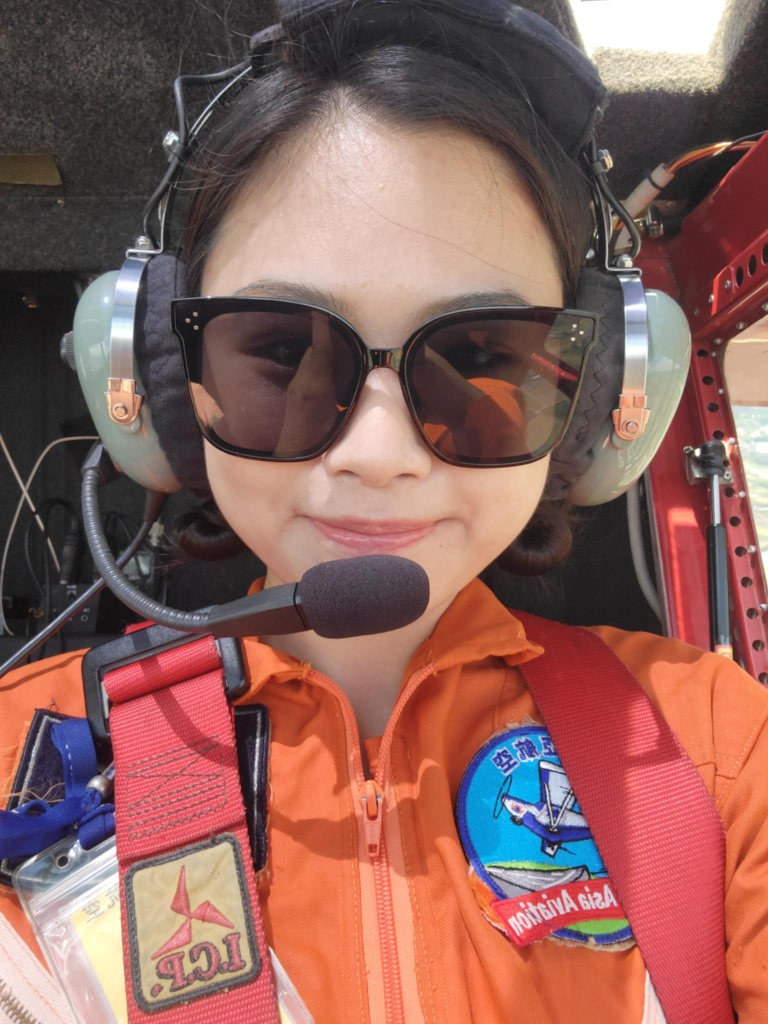
#> input picture r13945031_hw1/origin.jpg, 1536 x 2048 px (shown at 1/2 size)
$ python ex1.py
#> lines starting #> are read from the running program, lines starting #| are printed output that depends on the picture
import cv2
import numpy as np
import matplotlib.pyplot as plt
import os

# Function to scale image using bilinear and bicubic interpolation
def scale_image(image, scale_factor, interpolation_method):
    scaled_image = cv2.resize(image, None, fx=scale_factor, fy=scale_factor, interpolation=interpolation_method)
    return scaled_image

# Load the selfie image (ensure the size is at least 512x512 pixels)
image = cv2.imread('../origin.jpg')
#> image is the input picture: shape (2048, 1536, 3); mean B, G, R 91.2, 97.6, 140.4
image = cv2.cvtColor(image, cv2.COLOR_BGR2RGB)  # Convert to RGB for display in matplotlib

# Scale factors
shrink_factor = 0.12
zoom_factor = 7

# Step 1: Shrink the image
bilinear_shrunk = scale_image(image, shrink_factor, cv2.INTER_LINEAR)
#> in scale_image, `scaled_image = cv2.resize(image, None, fx=scale_factor, fy=scale_facto..`:
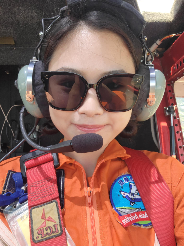
#> scaled_image: shape (246, 184, 3); mean R, G, B 140.3, 97.5, 91.1
bicubic_shrunk = scale_image(image, shrink_factor, cv2.INTER_CUBIC)

# Step 2: Zoom the shrunk image
bilinear_zoomed = scale_image(bilinear_shrunk, zoom_factor, cv2.INTER_LINEAR)
#> call 3 of scale_image, with scale_factor = 7, interpolation_method = 1
#> in scale_image (call 3), `scaled_image = cv2.resize(image, None, fx=scale_factor, fy=scale_facto..`:
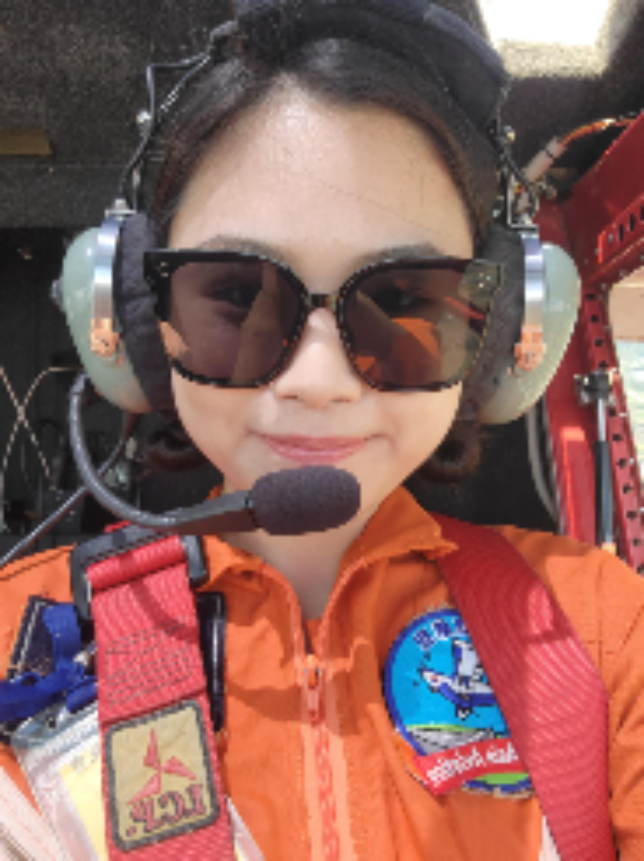
#> scaled_image: shape (1722, 1288, 3) (shown at 1/2 size); mean R, G, B 140.2, 97.4, 91
bicubic_zoomed = scale_image(bicubic_shrunk, zoom_factor, cv2.INTER_CUBIC)

# Save the results to the 'result' directory
cv2.imwrite('../results/ex1_bilinear_shrink.jpg', cv2.cvtColor(bilinear_shrunk, cv2.COLOR_RGB2BGR))
cv2.imwrite('../results/ex1_bicubic_shrink.jpg', cv2.cvtColor(bicubic_shrunk, cv2.COLOR_RGB2BGR))
cv2.imwrite('../results/ex1_bilinear_zoom.jpg', cv2.cvtColor(bilinear_zoomed, cv2.COLOR_RGB2BGR))
cv2.imwrite('../results/ex1_bicubic_zoom.jpg', cv2.cvtColor(bicubic_zoomed, cv2.COLOR_RGB2BGR))

# Display the results
fig, ax = plt.subplots(2, 2, figsize=(10, 10))

ax[0, 0].imshow(bilinear_shrunk)
ax[0, 0].set_title('Shrunk - Bilinear Interpolation')

ax[0, 1].imshow(bicubic_shrunk)
ax[0, 1].set_title('Shrunk - Bicubic Interpolation')

ax[1, 0].imshow(bilinear_zoomed)
ax[1, 0].set_title('Zoomed - Bilinear Interpolation')

ax[1, 1].imshow(bicubic_zoomed)
ax[1, 1].set_title('Zoomed - Bicubic Interpolation')

plt.show()
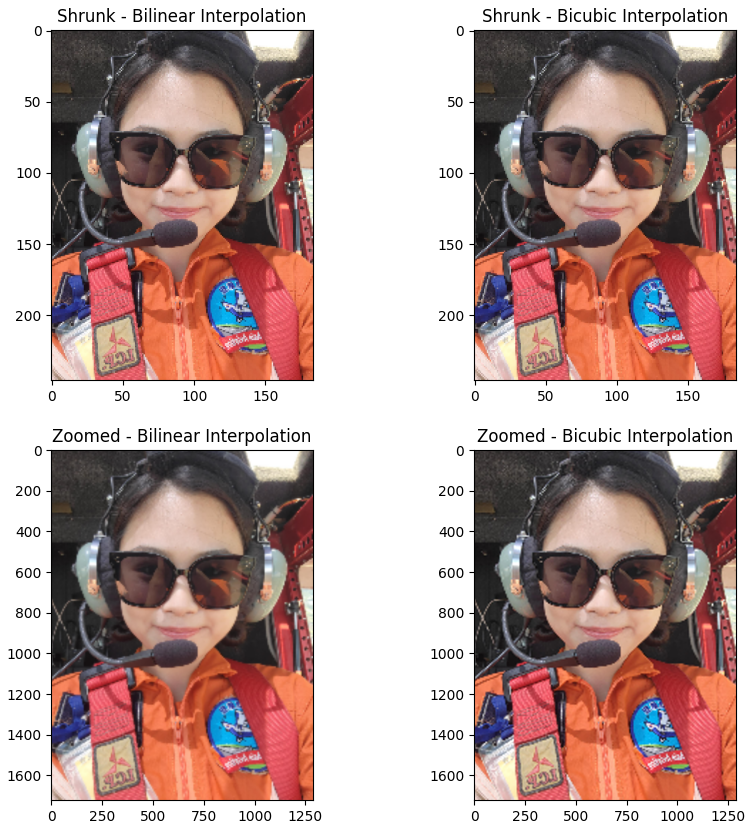
#> figure drawn by matplotlib, 4 panels
